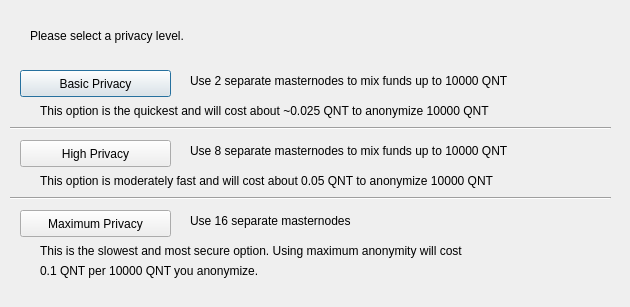
<?xml version="1.0" encoding="UTF-8"?>
<ui version="4.0">
 <class>ObfuscationConfig</class>
 <widget class="QDialog" name="ObfuscationConfig">
  <property name="geometry">
   <rect>
    <x>0</x>
    <y>0</y>
    <width>630</width>
    <height>307</height>
   </rect>
  </property>
  <property name="windowTitle">
   <string>Configure Obfuscation</string>
  </property>
  <widget class="QPushButton" name="buttonBasic">
   <property name="geometry">
    <rect>
     <x>20</x>
     <y>70</y>
     <width>151</width>
     <height>27</height>
    </rect>
   </property>
   <property name="text">
    <string>Basic Privacy</string>
   </property>
  </widget>
  <widget class="QPushButton" name="buttonHigh">
   <property name="geometry">
    <rect>
     <x>20</x>
     <y>140</y>
     <width>151</width>
     <height>27</height>
    </rect>
   </property>
   <property name="text">
    <string>High Privacy</string>
   </property>
  </widget>
  <widget class="QPushButton" name="buttonMax">
   <property name="geometry">
    <rect>
     <x>20</x>
     <y>210</y>
     <width>151</width>
     <height>27</height>
    </rect>
   </property>
   <property name="text">
    <string>Maximum Privacy</string>
   </property>
  </widget>
  <widget class="QLabel" name="label">
   <property name="geometry">
    <rect>
     <x>30</x>
     <y>20</y>
     <width>571</width>
     <height>31</height>
    </rect>
   </property>
   <property name="text">
    <string>Please select a privacy level.</string>
   </property>
  </widget>
  <widget class="QLabel" name="label_2">
   <property name="geometry">
    <rect>
     <x>190</x>
     <y>70</y>
     <width>421</width>
     <height>21</height>
    </rect>
   </property>
   <property name="text">
    <string>Use 2 separate masternodes to mix funds up to 10000 QNT</string>
   </property>
  </widget>
  <widget class="QLabel" name="label_3">
   <property name="geometry">
    <rect>
     <x>190</x>
     <y>140</y>
     <width>411</width>
     <height>21</height>
    </rect>
   </property>
   <property name="text">
    <string>Use 8 separate masternodes to mix funds up to 10000 QNT</string>
   </property>
  </widget>
  <widget class="QLabel" name="label_4">
   <property name="geometry">
    <rect>
     <x>190</x>
     <y>210</y>
     <width>421</width>
     <height>21</height>
    </rect>
   </property>
   <property name="text">
    <string>Use 16 separate masternodes</string>
   </property>
  </widget>
  <widget class="QLabel" name="label_6">
   <property name="geometry">
    <rect>
     <x>40</x>
     <y>100</y>
     <width>561</width>
     <height>21</height>
    </rect>
   </property>
   <property name="text">
    <string>This option is the quickest and will cost about ~0.025 QNT to anonymize 10000 QNT</string>
   </property>
  </widget>
  <widget class="QLabel" name="label_7">
   <property name="geometry">
    <rect>
     <x>40</x>
     <y>170</y>
     <width>561</width>
     <height>21</height>
    </rect>
   </property>
   <property name="text">
    <string>This option is moderately fast and will cost about 0.05 QNT to anonymize 10000 QNT</string>
   </property>
  </widget>
  <widget class="QLabel" name="label_8">
   <property name="geometry">
    <rect>
     <x>40</x>
     <y>240</y>
     <width>561</width>
     <height>21</height>
    </rect>
   </property>
   <property name="text">
    <string>This is the slowest and most secure option. Using maximum anonymity will cost</string>
   </property>
  </widget>
  <widget class="QLabel" name="label_9">
   <property name="geometry">
    <rect>
     <x>40</x>
     <y>260</y>
     <width>561</width>
     <height>21</height>
    </rect>
   </property>
   <property name="text">
    <string>0.1 QNT per 10000 QNT you anonymize.</string>
   </property>
  </widget>
  <widget class="Line" name="line">
   <property name="geometry">
    <rect>
     <x>10</x>
     <y>120</y>
     <width>601</width>
     <height>16</height>
    </rect>
   </property>
   <property name="orientation">
    <enum>Qt::Horizontal</enum>
   </property>
  </widget>
  <widget class="Line" name="line_2">
   <property name="geometry">
    <rect>
     <x>10</x>
     <y>190</y>
     <width>601</width>
     <height>16</height>
    </rect>
   </property>
   <property name="orientation">
    <enum>Qt::Horizontal</enum>
   </property>
  </widget>
 </widget>
 <resources/>
 <connections/>
</ui>
